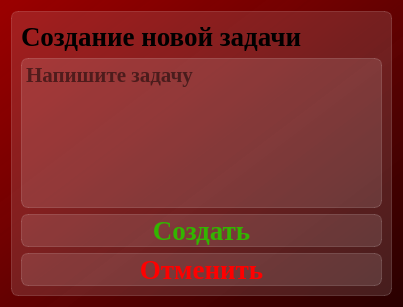
<?xml version="1.0" encoding="UTF-8"?>
<ui version="4.0">
 <class>Dialog_create_task</class>
 <widget class="QDialog" name="Dialog_create_task">
  <property name="geometry">
   <rect>
    <x>0</x>
    <y>0</y>
    <width>403</width>
    <height>307</height>
   </rect>
  </property>
  <property name="windowTitle">
   <string>Создание задачи</string>
  </property>
  <property name="styleSheet">
   <string notr="true">background-color: qlineargradient(spread:pad, x1:1, y1:1, x2:0, y2:0, stop:0 rgba(41, 0, 0, 255), stop:0.427447 rgba(91, 0, 0, 235), stop:1 rgba(155, 0, 0, 255));
font-family: Liberation Serif;
</string>
  </property>
  <layout class="QVBoxLayout" name="verticalLayout_2">
   <item>
    <widget class="QFrame" name="frame_main">
     <property name="styleSheet">
      <string notr="true">background-color: rgba(255, 255, 255, 30);
border: 1px solid rgba(255, 255, 255, 40);
border-radius: 7px;</string>
     </property>
     <property name="frameShape">
      <enum>QFrame::StyledPanel</enum>
     </property>
     <property name="frameShadow">
      <enum>QFrame::Raised</enum>
     </property>
     <layout class="QVBoxLayout" name="verticalLayout">
      <item>
       <widget class="QLabel" name="label_info">
        <property name="styleSheet">
         <string notr="true">text-align: center;
font-weight: bold;
font-size: 20pt;
background-color: none;
border: none;</string>
        </property>
        <property name="text">
         <string>Создание новой задачи</string>
        </property>
       </widget>
      </item>
      <item>
       <widget class="QTextEdit" name="textEdit_task_text">
        <property name="styleSheet">
         <string notr="true">font-weight: bold;
font-size: 16pt;</string>
        </property>
        <property name="html">
         <string>&lt;!DOCTYPE HTML PUBLIC &quot;-//W3C//DTD HTML 4.0//EN&quot; &quot;http://www.w3.org/TR/REC-html40/strict.dtd&quot;&gt;
&lt;html&gt;&lt;head&gt;&lt;meta name=&quot;qrichtext&quot; content=&quot;1&quot; /&gt;&lt;meta charset=&quot;utf-8&quot; /&gt;&lt;style type=&quot;text/css&quot;&gt;
p, li { white-space: pre-wrap; }
hr { height: 1px; border-width: 0; }
li.unchecked::marker { content: &quot;\2610&quot;; }
li.checked::marker { content: &quot;\2612&quot;; }
&lt;/style&gt;&lt;/head&gt;&lt;body style=&quot; font-family:'Liberation Serif'; font-size:16pt; font-weight:700; font-style:normal;&quot;&gt;
&lt;p style=&quot;-qt-paragraph-type:empty; margin-top:0px; margin-bottom:0px; margin-left:0px; margin-right:0px; -qt-block-indent:0; text-indent:0px; font-family:'.AppleSystemUIFont'; font-size:20pt;&quot;&gt;&lt;br /&gt;&lt;/p&gt;&lt;/body&gt;&lt;/html&gt;</string>
        </property>
        <property name="placeholderText">
         <string>Напишите задачу</string>
        </property>
       </widget>
      </item>
      <item>
       <widget class="QPushButton" name="pushButton_create">
        <property name="styleSheet">
         <string notr="true">QPushButton {
font-weight: bold;
font-size: 20pt;
text-align: center;
color: rgba(51, 181, 0, 1);
}

QPushButton:hover {
background-color: rgba(255, 255, 255, 40);
}
QPushButton:pressed {
background-color: rgba(255, 255, 255, 70);
}</string>
        </property>
        <property name="text">
         <string>Создать</string>
        </property>
       </widget>
      </item>
      <item>
       <widget class="QPushButton" name="pushButton_cancel">
        <property name="styleSheet">
         <string notr="true">QPushButton {
font-weight: bold;
font-size: 20pt;
text-align: center;
color: red;
}

QPushButton:hover {
background-color: rgba(255, 255, 255, 40);
}
QPushButton:pressed {
background-color: rgba(255, 255, 255, 70);
}</string>
        </property>
        <property name="text">
         <string>Отменить</string>
        </property>
       </widget>
      </item>
     </layout>
    </widget>
   </item>
  </layout>
 </widget>
 <tabstops>
  <tabstop>textEdit_task_text</tabstop>
  <tabstop>pushButton_cancel</tabstop>
  <tabstop>pushButton_create</tabstop>
 </tabstops>
 <resources/>
 <connections/>
</ui>
